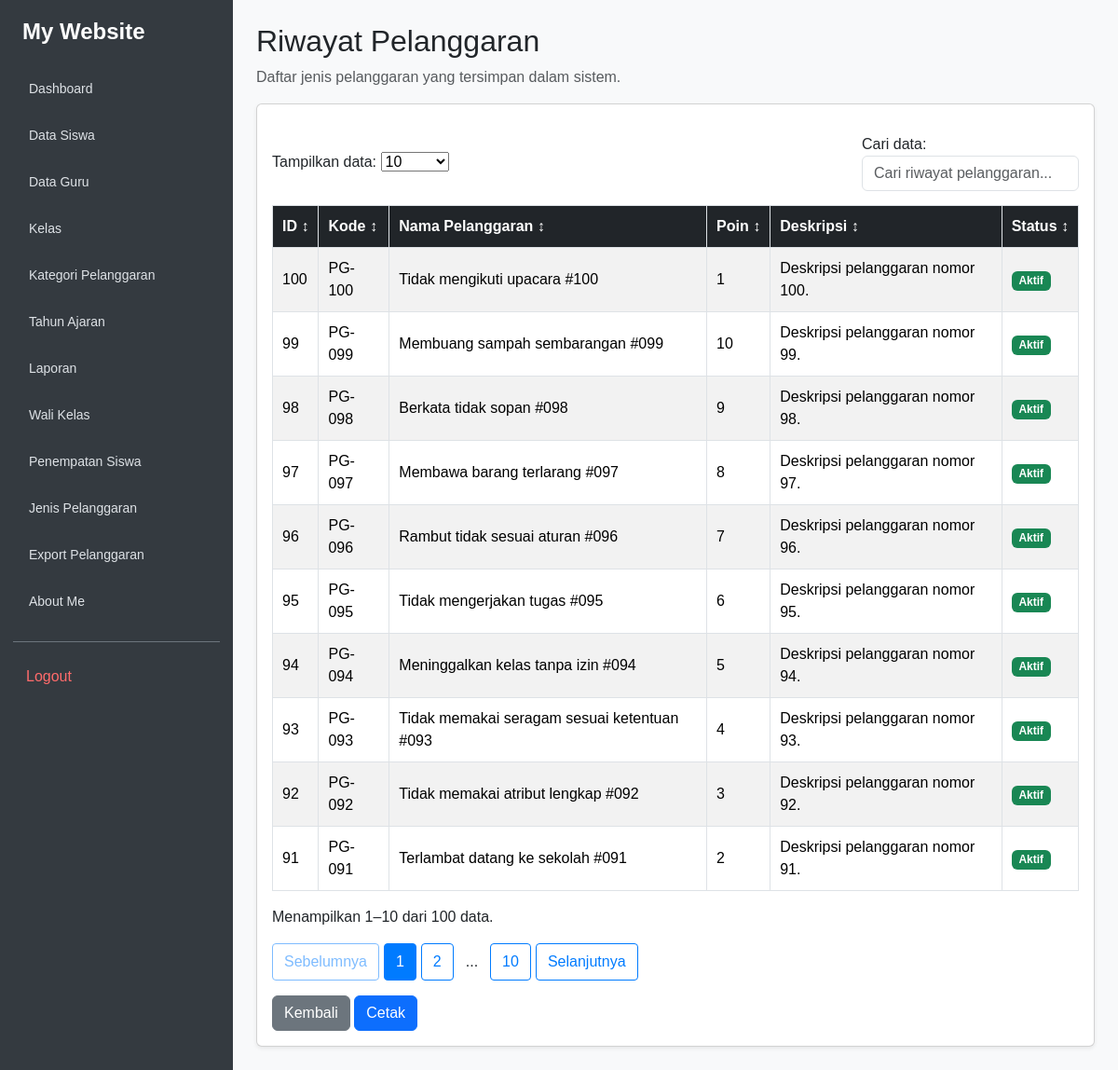
/riwayat.php (signed in), run on the app's committed database.
### tables this page shows
CREATE TABLE `t_pelanggaran` (
  `id` int(11) NOT NULL,
  `pelanggaran_kategori_id` int(11) DEFAULT NULL,
  `kode` varchar(30) DEFAULT NULL,
  `nama` varchar(150) DEFAULT NULL,
  `poin` int(11) NOT NULL,
  `deskripsi` text NOT NULL,
  `status_aktif` tinyint(1) NOT NULL,
  `created_at` timestamp NOT NULL DEFAULT current_timestamp(),
  `updated_at` timestamp NOT NULL DEFAULT current_timestamp()
);

### riwayat.php (the view, shortened to what this page needs)
<?php
include 'config/koneksi.php';
$sql = "SELECT id, kode, nama, poin, deskripsi, status_aktif
        FROM t_pelanggaran
        ORDER BY id DESC";
$query = mysqli_query($koneksi, $sql);
?>
<!DOCTYPE html>
<html lang="id">
<head>
    <link href="https://cdn.jsdelivr.net/npm/bootstrap@5.3.8/dist/css/bootstrap.min.css" rel="stylesheet">
</head>
<body>
<?php include 'includes/sidebar.php'; ?>
<main class="main-content">
    <div class="d-flex justify-content-between align-items-center flex-wrap">
        <div>
            <h2>Riwayat Pelanggaran</h2>
            <p class="text-muted">
                Daftar jenis pelanggaran yang tersimpan dalam sistem.
            </p>
        </div>
    </div>
    <div class="card shadow-sm">
        <div class="card-body">
            <div class="kontrol-tabel">
                <div>
                    <label for="jumlahBaris">
                        Tampilkan data:
                    </label>
                    <select id="jumlahBaris">
                        <option value="10" selected>10</option>
                    </select>
                </div>
                <div>
                    <label for="cariTabel">
                        Cari data:
                    </label>
                    <input
                        type="search"
                        id="cariTabel"
                        class="form-control"
                        placeholder="Cari riwayat pelanggaran..."
                    >
                </div>
            </div>
            <div class="tabel-wrapper">
                <table id="tabelRiwayat"
                       class="table table-bordered table-striped">
                    <thead>
                        <tr>
                            <th data-sort="number">ID ↕</th>
                            <th data-sort="text">Kode ↕</th>
                            <th data-sort="text">Nama Pelanggaran ↕</th>
                            <th data-sort="number">Poin ↕</th>
                            <th data-sort="text">Deskripsi ↕</th>
                            <th data-sort="text">Status ↕</th>
                        </tr>
                    </thead>
                    <tbody>
                    <?php if (mysqli_num_rows($query) > 0) { ?>
                        <?php while ($row = mysqli_fetch_assoc($query)) { ?>
                        <tr>
                            <td><?= (int) $row['id']; ?></td>
                            <td>
                                <?= htmlspecialchars($row['kode'] ?? '-'); ?>
                            </td>
                            <td>
                                <?= htmlspecialchars($row['nama'] ?? '-'); ?>
                            </td>
                            <td>
                                <?= (int) $row['poin']; ?>
                            </td>
                            <td>
                                <?= htmlspecialchars($row['deskripsi'] ?? '-'); ?>
                            </td>
                            <td>
                                <?php if ((int) $row['status_aktif'] === 1) { ?>
                                    <span class="badge bg-success">
                                        Aktif
                                    </span>
                                <?php } else { ?>
                                    <span class="badge bg-secondary">
                                        Tidak Aktif
                                    </span>
                                <?php } ?>
                            </td>
                        </tr>
                        <?php } ?>
                    <?php } ?>
                    </tbody>
                </table>
            </div>
            <p id="infoTabel" class="mt-3"></p>
            <div id="paginationTabel" class="pagination-area"></div>
            <div class="tombol-aksi mt-3">
                <a href="dashboard.php" class="btn btn-secondary">
                    Kembali
                </a>
                <button
                    type="button"
                    onclick="window.print()"
                    class="btn btn-primary">
                    Cetak
                </button>
            </div>
        </div>
    </div>
</main>
</body>
</html>

### includes/sidebar.css (style rules this page uses)
body { background: #f8f9fa; margin: 0; }
.main-content { margin-left: 250px; padding: 25px; min-width: 0; box-sizing: border-box; }

### riwayat.php (style rules this page uses)
body { background: #f8f9fa; margin: 0; font-family: Arial, sans-serif; }
.main-content { margin-left: 250px; padding: 25px; min-width: 0; }
.tabel-wrapper { width: 100%; overflow-x: auto; background: white; }
#tabelRiwayat { width: 100%; margin-bottom: 0; }
#tabelRiwayat th { background: #212529; color: white; white-space: nowrap; cursor: pointer; }
#tabelRiwayat th, #tabelRiwayat td { padding: 10px; vertical-align: middle; }
.kontrol-tabel { display: flex; justify-content: space-between; align-items: center; gap: 10px; flex-wrap: wrap; margin: 15px 0; }
.kontrol-tabel input { max-width: 350px; }
.pagination-area { display: flex; gap: 5px; flex-wrap: wrap; margin: 15px 0; }

### data on the page
t_pelanggaran: id "100", kode "PG-100", nama "Tidak mengikuti upacara #100", poin "1", deskripsi "Deskripsi pelanggaran nomor 100.", status_aktif "Aktif"
t_pelanggaran: id "99", kode "PG-099", nama "Membuang sampah sembarangan #099", poin "10", deskripsi "Deskripsi pelanggaran nomor 99.", status_aktif "Aktif"
t_pelanggaran: id "98", kode "PG-098", nama "Berkata tidak sopan #098", poin "9", deskripsi "Deskripsi pelanggaran nomor 98.", status_aktif "Aktif"
t_pelanggaran: id "97", kode "PG-097", nama "Membawa barang terlarang #097", poin "8", deskripsi "Deskripsi pelanggaran nomor 97.", status_aktif "Aktif"
t_pelanggaran: id "96", kode "PG-096", nama "Rambut tidak sesuai aturan #096", poin "7", deskripsi "Deskripsi pelanggaran nomor 96.", status_aktif "Aktif"
t_pelanggaran: id "95", kode "PG-095", nama "Tidak mengerjakan tugas #095", poin "6", deskripsi "Deskripsi pelanggaran nomor 95.", status_aktif "Aktif"
t_pelanggaran: id "94", kode "PG-094", nama "Meninggalkan kelas tanpa izin #094", poin "5", deskripsi "Deskripsi pelanggaran nomor 94.", status_aktif "Aktif"
t_pelanggaran: id "93", kode "PG-093", nama "Tidak memakai seragam sesuai ketentuan #093", poin "4", deskripsi "Deskripsi pelanggaran nomor 93.", status_aktif "Aktif"
t_pelanggaran: id "92", kode "PG-092", nama "Tidak memakai atribut lengkap #092", poin "3", deskripsi "Deskripsi pelanggaran nomor 92.", status_aktif "Aktif"
t_pelanggaran: id "91", kode "PG-091", nama "Terlambat datang ke sekolah #091", poin "2", deskripsi "Deskripsi pelanggaran nomor 91.", status_aktif "Aktif"

### other printed values
$item[0] "Dashboard"
$item[0] "Data Siswa"
$item[0] "Data Guru"
$item[0] "Kelas"
$item[0] "Kategori Pelanggaran"
$item[0] "Tahun Ajaran"
$item[0] "Laporan"
$item[0] "Wali Kelas"
$item[0] "Penempatan Siswa"
$item[0] "Jenis Pelanggaran"
$item[0] "Export Pelanggaran"
$item[0] "About Me"
